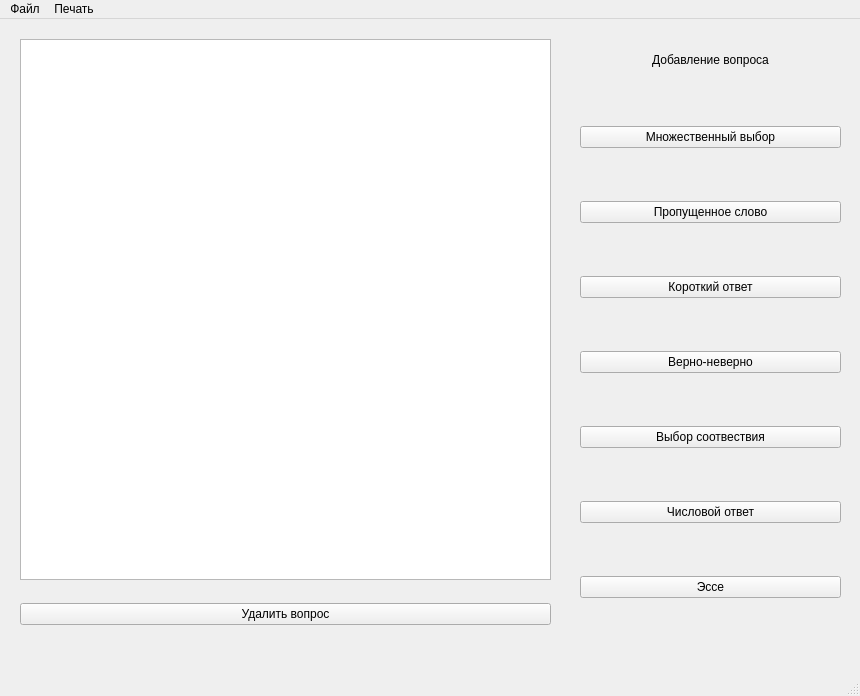
<?xml version="1.0" encoding="UTF-8"?>
<ui version="4.0">
 <class>MainWindow</class>
 <widget class="QMainWindow" name="MainWindow">
  <property name="geometry">
   <rect>
    <x>0</x>
    <y>0</y>
    <width>860</width>
    <height>696</height>
   </rect>
  </property>
  <property name="windowTitle">
   <string>MainWindow</string>
  </property>
  <widget class="QWidget" name="centralwidget">
   <widget class="QWidget" name="verticalLayoutWidget">
    <property name="geometry">
     <rect>
      <x>580</x>
      <y>60</y>
      <width>261</width>
      <height>571</height>
     </rect>
    </property>
    <layout class="QVBoxLayout" name="verticalLayout">
     <item>
      <widget class="QPushButton" name="pushButton_7">
       <property name="text">
        <string>Множественный выбор</string>
       </property>
      </widget>
     </item>
     <item>
      <widget class="QPushButton" name="pushButton_6">
       <property name="text">
        <string>Пропущенное слово</string>
       </property>
      </widget>
     </item>
     <item>
      <widget class="QPushButton" name="pushButton_2">
       <property name="text">
        <string>Короткий ответ</string>
       </property>
      </widget>
     </item>
     <item>
      <widget class="QPushButton" name="pushButton_5">
       <property name="text">
        <string>Верно-неверно</string>
       </property>
      </widget>
     </item>
     <item>
      <widget class="QPushButton" name="pushButton_4">
       <property name="text">
        <string>Выбор соотвествия</string>
       </property>
      </widget>
     </item>
     <item>
      <widget class="QPushButton" name="pushButton_3">
       <property name="text">
        <string>Числовой ответ</string>
       </property>
      </widget>
     </item>
     <item>
      <widget class="QPushButton" name="pushButton">
       <property name="text">
        <string>Эссе</string>
       </property>
      </widget>
     </item>
    </layout>
   </widget>
   <widget class="QListWidget" name="listWidget">
    <property name="geometry">
     <rect>
      <x>20</x>
      <y>20</y>
      <width>531</width>
      <height>541</height>
     </rect>
    </property>
   </widget>
   <widget class="QWidget" name="verticalLayoutWidget_2">
    <property name="geometry">
     <rect>
      <x>20</x>
      <y>570</y>
      <width>531</width>
      <height>51</height>
     </rect>
    </property>
    <layout class="QVBoxLayout" name="verticalLayout_2">
     <item>
      <widget class="QPushButton" name="pushButton_8">
       <property name="text">
        <string>Удалить вопрос</string>
       </property>
      </widget>
     </item>
    </layout>
   </widget>
   <widget class="QWidget" name="verticalLayoutWidget_3">
    <property name="geometry">
     <rect>
      <x>580</x>
      <y>20</y>
      <width>261</width>
      <height>41</height>
     </rect>
    </property>
    <layout class="QVBoxLayout" name="verticalLayout_3">
     <item>
      <widget class="QLabel" name="label">
       <property name="text">
        <string>Добавление вопроса</string>
       </property>
       <property name="alignment">
        <set>Qt::AlignCenter</set>
       </property>
      </widget>
     </item>
    </layout>
   </widget>
  </widget>
  <widget class="QMenuBar" name="menubar">
   <property name="geometry">
    <rect>
     <x>0</x>
     <y>0</y>
     <width>860</width>
     <height>21</height>
    </rect>
   </property>
   <widget class="QMenu" name="menuFile">
    <property name="title">
     <string>Файл</string>
    </property>
    <addaction name="actionOpen"/>
    <addaction name="action"/>
    <addaction name="action_2"/>
   </widget>
   <widget class="QMenu" name="menu">
    <property name="title">
     <string>Печать</string>
    </property>
    <addaction name="action_3"/>
   </widget>
   <addaction name="menuFile"/>
   <addaction name="menu"/>
  </widget>
  <widget class="QStatusBar" name="statusbar"/>
  <action name="actionOpen">
   <property name="text">
    <string>Открыть</string>
   </property>
  </action>
  <action name="action">
   <property name="text">
    <string>Сохранить как</string>
   </property>
  </action>
  <action name="action_2">
   <property name="text">
    <string>Новый</string>
   </property>
  </action>
  <action name="action_3">
   <property name="text">
    <string>Распечатать тест</string>
   </property>
  </action>
 </widget>
 <resources/>
 <connections/>
</ui>
